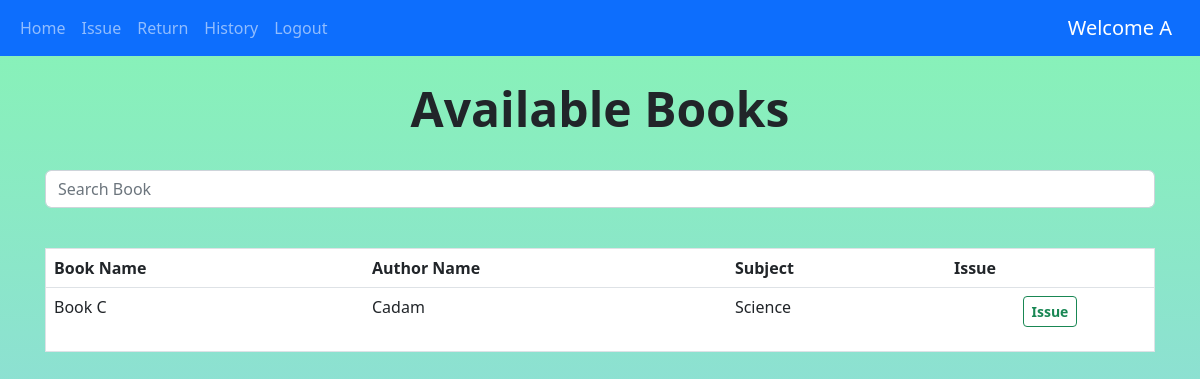
/pinjam (signed in), run on an earlier commit of the app's database.
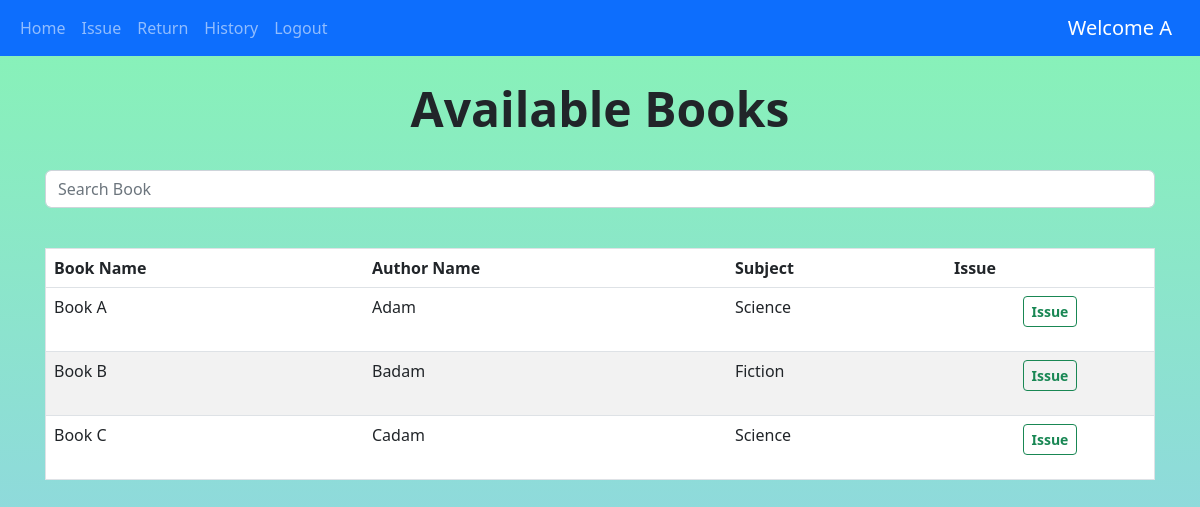
And on a later commit of the database.
### libapp/models.py (models this page shows, shortened)
class Book(models.Model):
    title = models.CharField(max_length=250)
    author = models.CharField(max_length=250)
    quantity = models.IntegerField(default=1)
    subject = models.CharField(max_length=2000)
    book_add_time = models.TimeField(default=timezone.now())
    book_add_date = models.DateField(default=date.today())
    class Meta:
        unique_together = ("title", "author")

### libapp/views.py (the view, shortened to what this page needs)
# urls.py: path('pinjam', views.pinjam, name="pinjam"),
@login_required(login_url="login")
def pinjam(request):
    my_items = Peminjaman.objects.filter(
        user_id = request.user,
        tgl_kembali__isnull=True
    ).values_list("book_id")
    books = Book.objects.exclude(id__in=my_items).filter(quantity__gt=0)
    return render(request, "libapp/issue_item.html", {"books": books})

### templates/libapp/issue_item.html (shortened to what this page needs)
{% extends '_partials/base.html' %} {% block content %}
<center>
 <br />
 <h1 class="display-5 fw-bold">Available Books</h1>
 <br />
 <div class="input-group container">
   <input
     id="search"
     type="search"
     class="form-control rounded"
     placeholder="Search Book"
     aria-label="Search"
     aria-describedby="search-addon"
   />
 </div>
</center>
<br />
<div class="container">
 <table class="table">
   <thead class="thead-dark">
     <tr>
       <th class="" scope="col">Book Name</th>
       <th class="" scope="col">Author Name</th>
       <th class="" scope="col">Subject</th>
       <th class="" scope="col">Issue</th>
     </tr>
   </thead>
   <tbody id="table_data">
     {% for book in books %}
     <tr>
       <td>{{book.title}}</td>
       <td>{{book.author}}</td>
       <td>{{book.subject}}</td>
       <td>
         <center>
           <form action="pinjam" method="post">
             <button type="submit" class="btn btn-outline-success btn-sm">
               <b>Issue</b>
             </button>
           </form>
         </center>
       </td>
     </tr>
     {% endfor %}
   </tbody>
 </table>
</div>
{% endblock %}

What changed in the data, as far as the page shows it:
now on this page (row edited): Book: title "Book A", author "Adam", subject "Science"
now on this page (row edited): Book: title "Book B", author "Badam", subject "Fiction"
